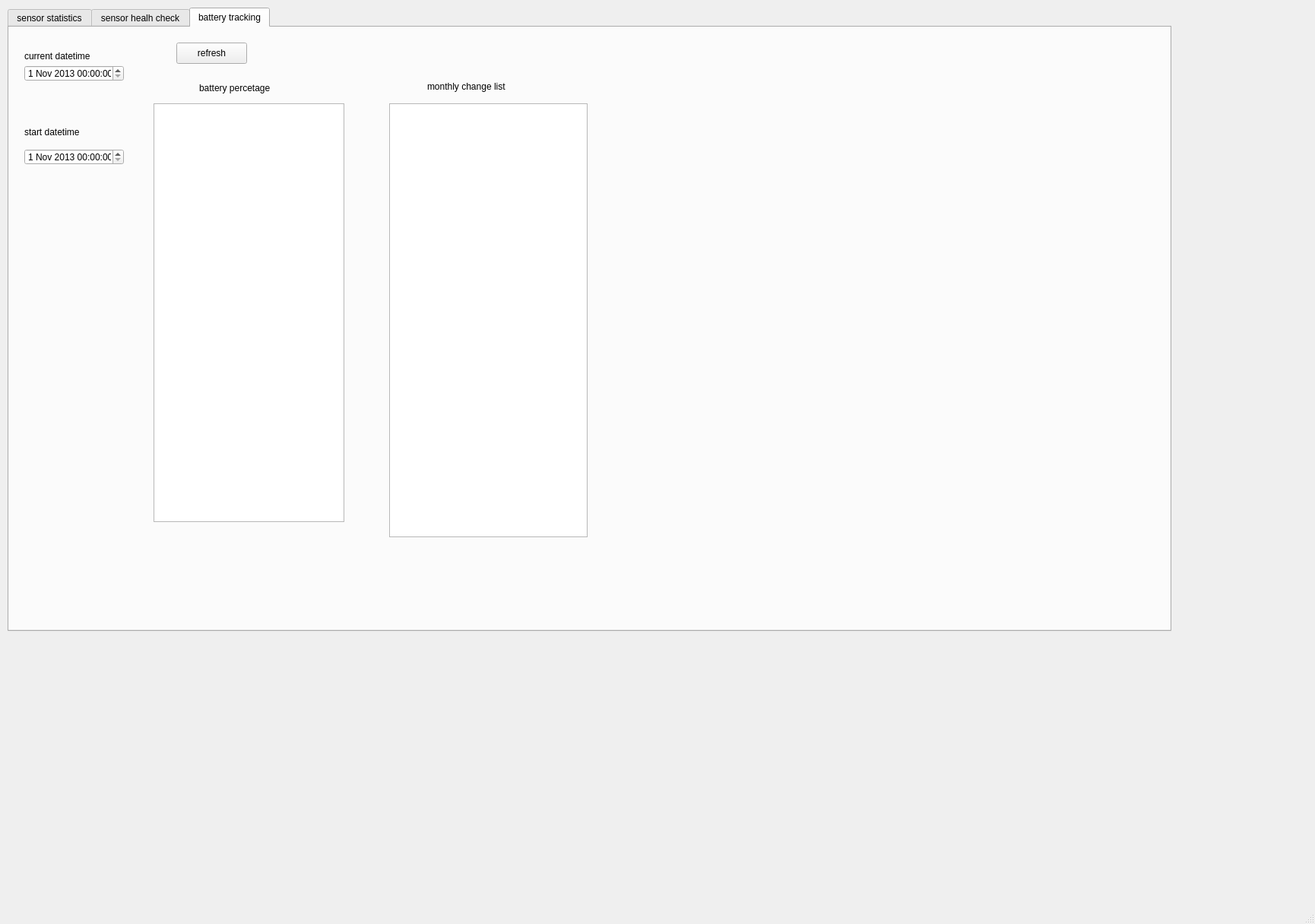
<?xml version="1.0" encoding="UTF-8"?>
<ui version="4.0">
 <class>MainWindow</class>
 <widget class="QMainWindow" name="MainWindow">
  <property name="geometry">
   <rect>
    <x>0</x>
    <y>0</y>
    <width>1730</width>
    <height>1216</height>
   </rect>
  </property>
  <property name="windowTitle">
   <string>MainWindow</string>
  </property>
  <widget class="QWidget" name="centralwidget">
   <widget class="QPushButton" name="pushButton_refresh_5">
    <property name="geometry">
     <rect>
      <x>1100</x>
      <y>580</y>
      <width>93</width>
      <height>28</height>
     </rect>
    </property>
    <property name="text">
     <string>refresh</string>
    </property>
   </widget>
   <widget class="QTabWidget" name="tabWidget">
    <property name="geometry">
     <rect>
      <x>10</x>
      <y>10</y>
      <width>1531</width>
      <height>821</height>
     </rect>
    </property>
    <property name="currentIndex">
     <number>2</number>
    </property>
    <widget class="QWidget" name="tab">
     <attribute name="title">
      <string>sensor statistics</string>
     </attribute>
     <widget class="QTableWidget" name="doorTable">
      <property name="geometry">
       <rect>
        <x>40</x>
        <y>100</y>
        <width>451</width>
        <height>121</height>
       </rect>
      </property>
     </widget>
     <widget class="QPushButton" name="pushButton_refresh_door">
      <property name="geometry">
       <rect>
        <x>330</x>
        <y>60</y>
        <width>93</width>
        <height>28</height>
       </rect>
      </property>
      <property name="text">
       <string>refresh</string>
      </property>
     </widget>
     <widget class="QLabel" name="label">
      <property name="geometry">
       <rect>
        <x>40</x>
        <y>70</y>
        <width>55</width>
        <height>16</height>
       </rect>
      </property>
      <property name="text">
       <string>doors</string>
      </property>
     </widget>
     <widget class="QTableWidget" name="fanTable">
      <property name="geometry">
       <rect>
        <x>520</x>
        <y>100</y>
        <width>471</width>
        <height>121</height>
       </rect>
      </property>
     </widget>
     <widget class="QPushButton" name="pushButton_refresh_fan">
      <property name="geometry">
       <rect>
        <x>860</x>
        <y>70</y>
        <width>93</width>
        <height>28</height>
       </rect>
      </property>
      <property name="text">
       <string>refresh</string>
      </property>
     </widget>
     <widget class="QLabel" name="label_2">
      <property name="geometry">
       <rect>
        <x>530</x>
        <y>70</y>
        <width>55</width>
        <height>16</height>
       </rect>
      </property>
      <property name="text">
       <string>fan</string>
      </property>
     </widget>
     <widget class="QTableWidget" name="itemTable">
      <property name="geometry">
       <rect>
        <x>520</x>
        <y>330</y>
        <width>491</width>
        <height>141</height>
       </rect>
      </property>
     </widget>
     <widget class="QLabel" name="label_3">
      <property name="geometry">
       <rect>
        <x>540</x>
        <y>290</y>
        <width>55</width>
        <height>16</height>
       </rect>
      </property>
      <property name="text">
       <string>item</string>
      </property>
     </widget>
     <widget class="QPushButton" name="pushButton_refresh_item">
      <property name="geometry">
       <rect>
        <x>860</x>
        <y>290</y>
        <width>93</width>
        <height>28</height>
       </rect>
      </property>
      <property name="text">
       <string>refresh</string>
      </property>
     </widget>
     <widget class="QTableWidget" name="motionTable">
      <property name="geometry">
       <rect>
        <x>1020</x>
        <y>100</y>
        <width>441</width>
        <height>121</height>
       </rect>
      </property>
     </widget>
     <widget class="QLabel" name="label_4">
      <property name="geometry">
       <rect>
        <x>1040</x>
        <y>60</y>
        <width>55</width>
        <height>16</height>
       </rect>
      </property>
      <property name="text">
       <string>motion</string>
      </property>
     </widget>
     <widget class="QPushButton" name="pushButton_refresh_motion">
      <property name="geometry">
       <rect>
        <x>1360</x>
        <y>50</y>
        <width>93</width>
        <height>28</height>
       </rect>
      </property>
      <property name="text">
       <string>refresh</string>
      </property>
     </widget>
     <widget class="QTableWidget" name="tempTable">
      <property name="geometry">
       <rect>
        <x>40</x>
        <y>330</y>
        <width>441</width>
        <height>131</height>
       </rect>
      </property>
     </widget>
     <widget class="QPushButton" name="pushButton_refresh_temp">
      <property name="geometry">
       <rect>
        <x>330</x>
        <y>280</y>
        <width>93</width>
        <height>28</height>
       </rect>
      </property>
      <property name="text">
       <string>refresh</string>
      </property>
     </widget>
     <widget class="QLabel" name="label_7">
      <property name="geometry">
       <rect>
        <x>30</x>
        <y>280</y>
        <width>55</width>
        <height>16</height>
       </rect>
      </property>
      <property name="text">
       <string>temp</string>
      </property>
     </widget>
     <widget class="QTableWidget" name="lightTable">
      <property name="geometry">
       <rect>
        <x>500</x>
        <y>560</y>
        <width>511</width>
        <height>131</height>
       </rect>
      </property>
     </widget>
     <widget class="QPushButton" name="pushButton_refresh_light">
      <property name="geometry">
       <rect>
        <x>860</x>
        <y>520</y>
        <width>93</width>
        <height>28</height>
       </rect>
      </property>
      <property name="text">
       <string>refresh</string>
      </property>
     </widget>
     <widget class="QLabel" name="label_5">
      <property name="geometry">
       <rect>
        <x>520</x>
        <y>530</y>
        <width>81</width>
        <height>16</height>
       </rect>
      </property>
      <property name="text">
       <string>light sensors</string>
      </property>
     </widget>
     <widget class="QTableWidget" name="lightswitchTable">
      <property name="geometry">
       <rect>
        <x>1030</x>
        <y>330</y>
        <width>441</width>
        <height>141</height>
       </rect>
      </property>
     </widget>
     <widget class="QLabel" name="label_9">
      <property name="geometry">
       <rect>
        <x>1030</x>
        <y>300</y>
        <width>81</width>
        <height>16</height>
       </rect>
      </property>
      <property name="text">
       <string>light switch</string>
      </property>
     </widget>
     <widget class="QPushButton" name="pushButton_refresh_lightswitch">
      <property name="geometry">
       <rect>
        <x>1370</x>
        <y>290</y>
        <width>93</width>
        <height>28</height>
       </rect>
      </property>
      <property name="text">
       <string>refresh</string>
      </property>
     </widget>
    </widget>
    <widget class="QWidget" name="tab_2">
     <attribute name="title">
      <string>sensor healh check</string>
     </attribute>
     <widget class="QLabel" name="label_hist">
      <property name="geometry">
       <rect>
        <x>10</x>
        <y>50</y>
        <width>161</width>
        <height>31</height>
       </rect>
      </property>
      <property name="text">
       <string>Histrogram for item</string>
      </property>
     </widget>
     <widget class="QLineEdit" name="lineEdit_hist">
      <property name="geometry">
       <rect>
        <x>170</x>
        <y>60</y>
        <width>113</width>
        <height>22</height>
       </rect>
      </property>
      <property name="text">
       <string/>
      </property>
     </widget>
     <widget class="QPushButton" name="pushButton_hist">
      <property name="geometry">
       <rect>
        <x>320</x>
        <y>60</y>
        <width>93</width>
        <height>28</height>
       </rect>
      </property>
      <property name="text">
       <string>refresh</string>
      </property>
     </widget>
     <widget class="PlotWidget" name="graphWidget" native="true">
      <property name="geometry">
       <rect>
        <x>10</x>
        <y>90</y>
        <width>421</width>
        <height>261</height>
       </rect>
      </property>
     </widget>
    </widget>
    <widget class="QWidget" name="battery">
     <attribute name="title">
      <string>battery tracking</string>
     </attribute>
     <widget class="QTableWidget" name="battTable">
      <property name="geometry">
       <rect>
        <x>190</x>
        <y>100</y>
        <width>251</width>
        <height>551</height>
       </rect>
      </property>
     </widget>
     <widget class="QLabel" name="label_8">
      <property name="geometry">
       <rect>
        <x>250</x>
        <y>70</y>
        <width>101</width>
        <height>20</height>
       </rect>
      </property>
      <property name="text">
       <string>battery percetage</string>
      </property>
     </widget>
     <widget class="QPushButton" name="pushButton_refresh_batt">
      <property name="geometry">
       <rect>
        <x>220</x>
        <y>20</y>
        <width>93</width>
        <height>28</height>
       </rect>
      </property>
      <property name="text">
       <string>refresh</string>
      </property>
     </widget>
     <widget class="QListWidget" name="battList">
      <property name="geometry">
       <rect>
        <x>500</x>
        <y>100</y>
        <width>261</width>
        <height>571</height>
       </rect>
      </property>
     </widget>
     <widget class="QLabel" name="label_11">
      <property name="geometry">
       <rect>
        <x>550</x>
        <y>70</y>
        <width>141</width>
        <height>16</height>
       </rect>
      </property>
      <property name="text">
       <string>monthly change list</string>
      </property>
     </widget>
     <widget class="QLabel" name="label_6">
      <property name="geometry">
       <rect>
        <x>20</x>
        <y>30</y>
        <width>101</width>
        <height>16</height>
       </rect>
      </property>
      <property name="text">
       <string>current datetime</string>
      </property>
     </widget>
     <widget class="QDateTimeEdit" name="dateTimeEdit_end">
      <property name="geometry">
       <rect>
        <x>20</x>
        <y>160</y>
        <width>131</width>
        <height>21</height>
       </rect>
      </property>
      <property name="dateTime">
       <datetime>
        <hour>0</hour>
        <minute>0</minute>
        <second>0</second>
        <year>2013</year>
        <month>11</month>
        <day>1</day>
       </datetime>
      </property>
      <property name="maximumDateTime">
       <datetime>
        <hour>0</hour>
        <minute>0</minute>
        <second>0</second>
        <year>2014</year>
        <month>12</month>
        <day>31</day>
       </datetime>
      </property>
      <property name="minimumDateTime">
       <datetime>
        <hour>0</hour>
        <minute>0</minute>
        <second>0</second>
        <year>2013</year>
        <month>1</month>
        <day>1</day>
       </datetime>
      </property>
      <property name="maximumDate">
       <date>
        <year>2014</year>
        <month>12</month>
        <day>31</day>
       </date>
      </property>
      <property name="minimumDate">
       <date>
        <year>2013</year>
        <month>1</month>
        <day>1</day>
       </date>
      </property>
     </widget>
     <widget class="QLabel" name="label_10">
      <property name="geometry">
       <rect>
        <x>20</x>
        <y>130</y>
        <width>81</width>
        <height>16</height>
       </rect>
      </property>
      <property name="text">
       <string>start datetime</string>
      </property>
     </widget>
     <widget class="QDateTimeEdit" name="dateTimeEdit_start">
      <property name="geometry">
       <rect>
        <x>20</x>
        <y>50</y>
        <width>131</width>
        <height>21</height>
       </rect>
      </property>
      <property name="dateTime">
       <datetime>
        <hour>0</hour>
        <minute>0</minute>
        <second>0</second>
        <year>2013</year>
        <month>11</month>
        <day>1</day>
       </datetime>
      </property>
      <property name="maximumDateTime">
       <datetime>
        <hour>0</hour>
        <minute>0</minute>
        <second>0</second>
        <year>2014</year>
        <month>12</month>
        <day>31</day>
       </datetime>
      </property>
      <property name="minimumDateTime">
       <datetime>
        <hour>0</hour>
        <minute>0</minute>
        <second>0</second>
        <year>2013</year>
        <month>1</month>
        <day>1</day>
       </datetime>
      </property>
      <property name="maximumDate">
       <date>
        <year>2014</year>
        <month>12</month>
        <day>31</day>
       </date>
      </property>
      <property name="minimumDate">
       <date>
        <year>2013</year>
        <month>1</month>
        <day>1</day>
       </date>
      </property>
     </widget>
    </widget>
   </widget>
  </widget>
  <widget class="QStatusBar" name="statusbar"/>
 </widget>
 <customwidgets>
  <customwidget>
   <class>PlotWidget</class>
   <extends>QWidget</extends>
   <header>pyqtgraph</header>
   <container>1</container>
  </customwidget>
 </customwidgets>
 <resources/>
 <connections/>
</ui>
